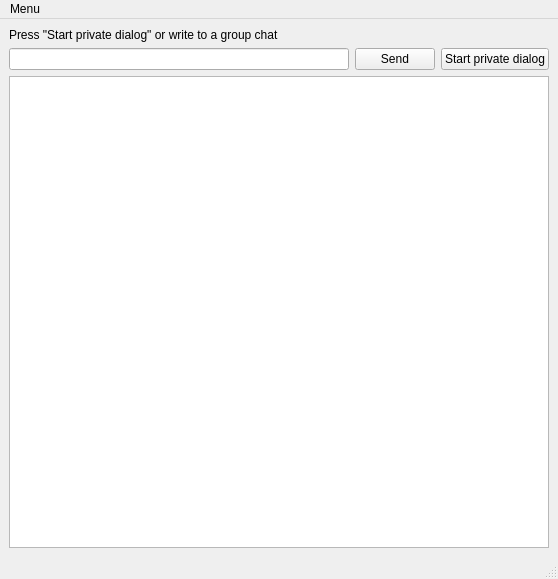
<?xml version="1.0" encoding="UTF-8"?>
<ui version="4.0">
 <class>MainWindow</class>
 <widget class="QMainWindow" name="MainWindow">
  <property name="geometry">
   <rect>
    <x>0</x>
    <y>0</y>
    <width>558</width>
    <height>579</height>
   </rect>
  </property>
  <property name="windowTitle">
   <string>MainWindow</string>
  </property>
  <widget class="QWidget" name="centralwidget">
   <layout class="QGridLayout" name="gridLayout">
    <item row="2" column="0">
     <widget class="QLineEdit" name="lineEdit"/>
    </item>
    <item row="2" column="1">
     <widget class="QPushButton" name="pushButton_2">
      <property name="text">
       <string>Send</string>
      </property>
     </widget>
    </item>
    <item row="2" column="2">
     <widget class="QPushButton" name="startDialog">
      <property name="text">
       <string>Start private dialog</string>
      </property>
     </widget>
    </item>
    <item row="3" column="0" rowspan="2" colspan="3">
     <widget class="QTextBrowser" name="textBrowser"/>
    </item>
    <item row="0" column="0" colspan="3">
     <widget class="QLabel" name="dclickLb">
      <property name="sizePolicy">
       <sizepolicy hsizetype="Expanding" vsizetype="Fixed">
        <horstretch>0</horstretch>
        <verstretch>0</verstretch>
       </sizepolicy>
      </property>
      <property name="text">
       <string>Press &quot;Start private dialog&quot; or write to a group chat</string>
      </property>
     </widget>
    </item>
   </layout>
  </widget>
  <widget class="QMenuBar" name="menubar">
   <property name="geometry">
    <rect>
     <x>0</x>
     <y>0</y>
     <width>558</width>
     <height>21</height>
    </rect>
   </property>
   <widget class="QMenu" name="menuMenu">
    <property name="title">
     <string>Menu</string>
    </property>
    <addaction name="actionOpen_another_client"/>
   </widget>
   <addaction name="menuMenu"/>
  </widget>
  <widget class="QStatusBar" name="statusbar"/>
  <action name="actionOpen_another_client">
   <property name="text">
    <string>Open another client</string>
   </property>
  </action>
 </widget>
 <resources/>
 <connections/>
</ui>
